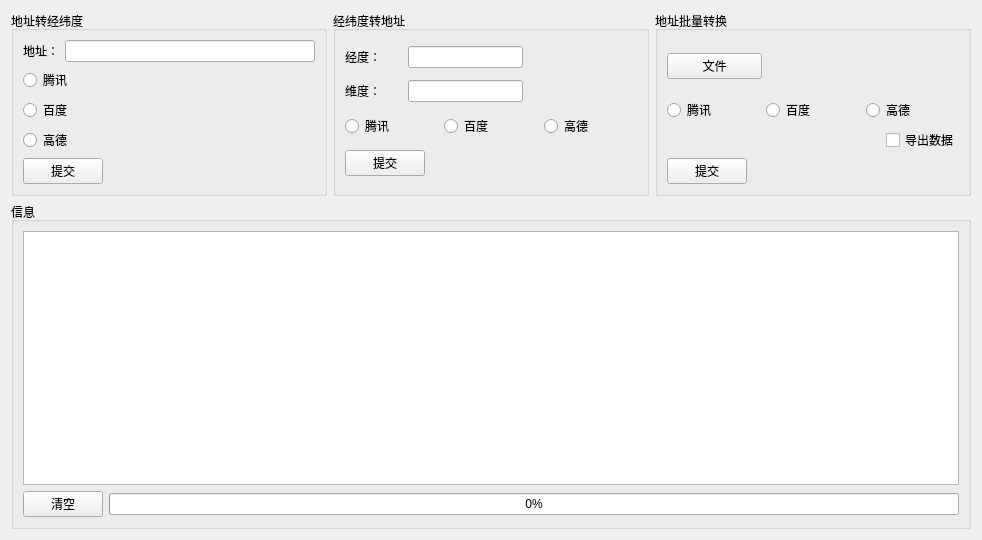
<?xml version="1.0" encoding="UTF-8"?>
<ui version="4.0">
 <class>GPStools</class>
 <widget class="QWidget" name="GPStools">
  <property name="geometry">
   <rect>
    <x>0</x>
    <y>0</y>
    <width>982</width>
    <height>540</height>
   </rect>
  </property>
  <property name="windowTitle">
   <string>GPS tools</string>
  </property>
  <layout class="QVBoxLayout" name="verticalLayout_5">
   <item>
    <layout class="QHBoxLayout" name="Search">
     <item>
      <widget class="QGroupBox" name="Address2GPS">
       <property name="title">
        <string>地址转经纬度</string>
       </property>
       <layout class="QVBoxLayout" name="verticalLayout">
        <item>
         <layout class="QHBoxLayout" name="H11">
          <item>
           <widget class="QLabel" name="AddressLabel">
            <property name="text">
             <string>地址：</string>
            </property>
           </widget>
          </item>
          <item>
           <widget class="QLineEdit" name="Address"/>
          </item>
         </layout>
        </item>
        <item>
         <widget class="QRadioButton" name="tencent_rd_1">
          <property name="text">
           <string>腾讯</string>
          </property>
          <attribute name="buttonGroup">
           <string notr="true">buttonGroup1</string>
          </attribute>
         </widget>
        </item>
        <item>
         <widget class="QRadioButton" name="baidu_rd_1">
          <property name="text">
           <string>百度</string>
          </property>
          <attribute name="buttonGroup">
           <string notr="true">buttonGroup1</string>
          </attribute>
         </widget>
        </item>
        <item>
         <widget class="QRadioButton" name="gaode_rd_1">
          <property name="text">
           <string>高德</string>
          </property>
          <attribute name="buttonGroup">
           <string notr="true">buttonGroup1</string>
          </attribute>
         </widget>
        </item>
        <item>
         <layout class="QHBoxLayout" name="H12">
          <item>
           <widget class="QPushButton" name="Submit1">
            <property name="text">
             <string>提交</string>
            </property>
           </widget>
          </item>
          <item>
           <spacer name="hs11">
            <property name="orientation">
             <enum>Qt::Horizontal</enum>
            </property>
            <property name="sizeHint" stdset="0">
             <size>
              <width>40</width>
              <height>20</height>
             </size>
            </property>
           </spacer>
          </item>
         </layout>
        </item>
       </layout>
      </widget>
     </item>
     <item>
      <widget class="QGroupBox" name="GPS2Address">
       <property name="title">
        <string>经纬度转地址</string>
       </property>
       <layout class="QVBoxLayout" name="verticalLayout_2">
        <item>
         <layout class="QHBoxLayout" name="H21" stretch="1,2,2">
          <item>
           <widget class="QLabel" name="LongLabel">
            <property name="text">
             <string>经度：</string>
            </property>
           </widget>
          </item>
          <item>
           <widget class="QLineEdit" name="LongText"/>
          </item>
          <item>
           <spacer name="hs21">
            <property name="orientation">
             <enum>Qt::Horizontal</enum>
            </property>
            <property name="sizeHint" stdset="0">
             <size>
              <width>40</width>
              <height>20</height>
             </size>
            </property>
           </spacer>
          </item>
         </layout>
        </item>
        <item>
         <layout class="QHBoxLayout" name="H22" stretch="1,2,2">
          <item>
           <widget class="QLabel" name="LatLabel">
            <property name="text">
             <string>维度：</string>
            </property>
           </widget>
          </item>
          <item>
           <widget class="QLineEdit" name="LatText"/>
          </item>
          <item>
           <spacer name="hs22">
            <property name="orientation">
             <enum>Qt::Horizontal</enum>
            </property>
            <property name="sizeHint" stdset="0">
             <size>
              <width>40</width>
              <height>20</height>
             </size>
            </property>
           </spacer>
          </item>
         </layout>
        </item>
        <item>
         <layout class="QHBoxLayout" name="H23">
          <item>
           <widget class="QRadioButton" name="tencent_rd_2">
            <property name="text">
             <string>腾讯</string>
            </property>
            <attribute name="buttonGroup">
             <string notr="true">buttonGroup2</string>
            </attribute>
           </widget>
          </item>
          <item>
           <widget class="QRadioButton" name="baidu_rd_2">
            <property name="text">
             <string>百度</string>
            </property>
            <attribute name="buttonGroup">
             <string notr="true">buttonGroup2</string>
            </attribute>
           </widget>
          </item>
          <item>
           <widget class="QRadioButton" name="gaode_rd_2">
            <property name="text">
             <string>高德</string>
            </property>
            <attribute name="buttonGroup">
             <string notr="true">buttonGroup2</string>
            </attribute>
           </widget>
          </item>
         </layout>
        </item>
        <item>
         <layout class="QHBoxLayout" name="H24">
          <item>
           <widget class="QPushButton" name="Submit2">
            <property name="text">
             <string>提交</string>
            </property>
           </widget>
          </item>
          <item>
           <spacer name="hs23">
            <property name="orientation">
             <enum>Qt::Horizontal</enum>
            </property>
            <property name="sizeHint" stdset="0">
             <size>
              <width>40</width>
              <height>20</height>
             </size>
            </property>
           </spacer>
          </item>
         </layout>
        </item>
       </layout>
      </widget>
     </item>
     <item>
      <widget class="QGroupBox" name="BatchConvert">
       <property name="title">
        <string>地址批量转换</string>
       </property>
       <layout class="QVBoxLayout" name="verticalLayout_3">
        <item>
         <layout class="QHBoxLayout" name="H31" stretch="1,2">
          <item>
           <widget class="QPushButton" name="OpenFileButton">
            <property name="text">
             <string>文件</string>
            </property>
           </widget>
          </item>
          <item>
           <widget class="QLabel" name="FileLabel">
            <property name="text">
             <string/>
            </property>
            <property name="wordWrap">
             <bool>true</bool>
            </property>
           </widget>
          </item>
         </layout>
        </item>
        <item>
         <layout class="QHBoxLayout" name="H32">
          <item>
           <widget class="QRadioButton" name="tencent_rd_3">
            <property name="text">
             <string>腾讯</string>
            </property>
            <attribute name="buttonGroup">
             <string notr="true">buttonGroup3</string>
            </attribute>
           </widget>
          </item>
          <item>
           <widget class="QRadioButton" name="baidu_rd_3">
            <property name="text">
             <string>百度</string>
            </property>
            <attribute name="buttonGroup">
             <string notr="true">buttonGroup3</string>
            </attribute>
           </widget>
          </item>
          <item>
           <widget class="QRadioButton" name="gaode_rd_3">
            <property name="text">
             <string>高德</string>
            </property>
            <attribute name="buttonGroup">
             <string notr="true">buttonGroup3</string>
            </attribute>
           </widget>
          </item>
         </layout>
        </item>
        <item>
         <layout class="QHBoxLayout" name="H33">
          <item>
           <spacer name="hs31">
            <property name="orientation">
             <enum>Qt::Horizontal</enum>
            </property>
            <property name="sizeHint" stdset="0">
             <size>
              <width>40</width>
              <height>20</height>
             </size>
            </property>
           </spacer>
          </item>
          <item>
           <widget class="QCheckBox" name="ExportFile">
            <property name="text">
             <string>导出数据</string>
            </property>
           </widget>
          </item>
         </layout>
        </item>
        <item>
         <layout class="QHBoxLayout" name="H34">
          <item>
           <widget class="QPushButton" name="Submit3">
            <property name="text">
             <string>提交</string>
            </property>
           </widget>
          </item>
          <item>
           <spacer name="hs32">
            <property name="orientation">
             <enum>Qt::Horizontal</enum>
            </property>
            <property name="sizeHint" stdset="0">
             <size>
              <width>40</width>
              <height>20</height>
             </size>
            </property>
           </spacer>
          </item>
         </layout>
        </item>
       </layout>
      </widget>
     </item>
    </layout>
   </item>
   <item>
    <widget class="QGroupBox" name="Display">
     <property name="title">
      <string>信息</string>
     </property>
     <layout class="QVBoxLayout" name="verticalLayout_4">
      <item>
       <widget class="QTextBrowser" name="Text2"/>
      </item>
      <item>
       <layout class="QHBoxLayout" name="H41">
        <item>
         <widget class="QPushButton" name="ClearButton">
          <property name="text">
           <string>清空</string>
          </property>
         </widget>
        </item>
        <item>
         <widget class="QProgressBar" name="progressBar">
          <property name="value">
           <number>0</number>
          </property>
         </widget>
        </item>
       </layout>
      </item>
     </layout>
    </widget>
   </item>
  </layout>
 </widget>
 <resources/>
 <connections/>
 <buttongroups>
  <buttongroup name="buttonGroup2"/>
  <buttongroup name="buttonGroup3"/>
  <buttongroup name="buttonGroup1"/>
 </buttongroups>
</ui>
